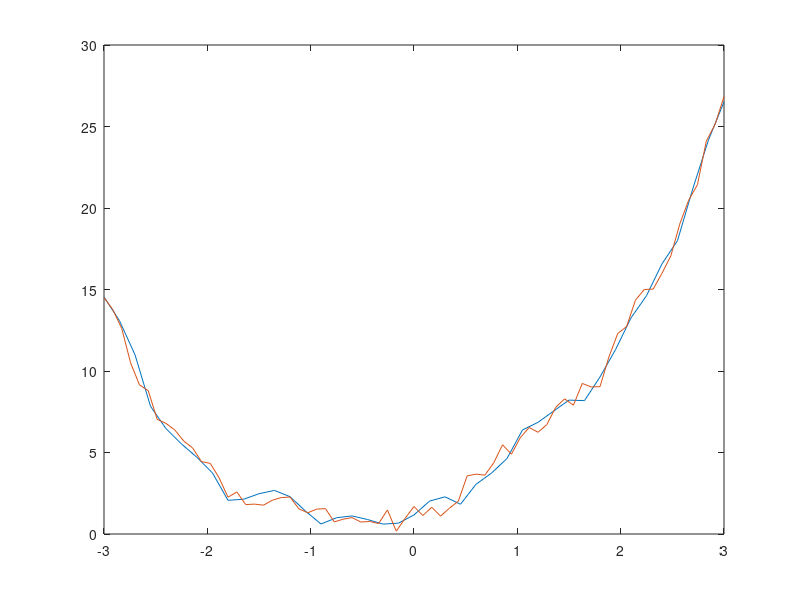
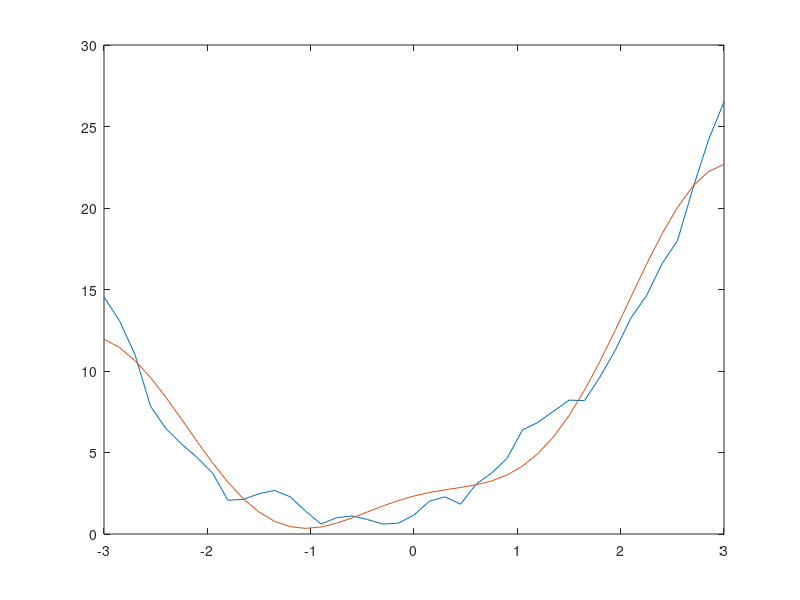
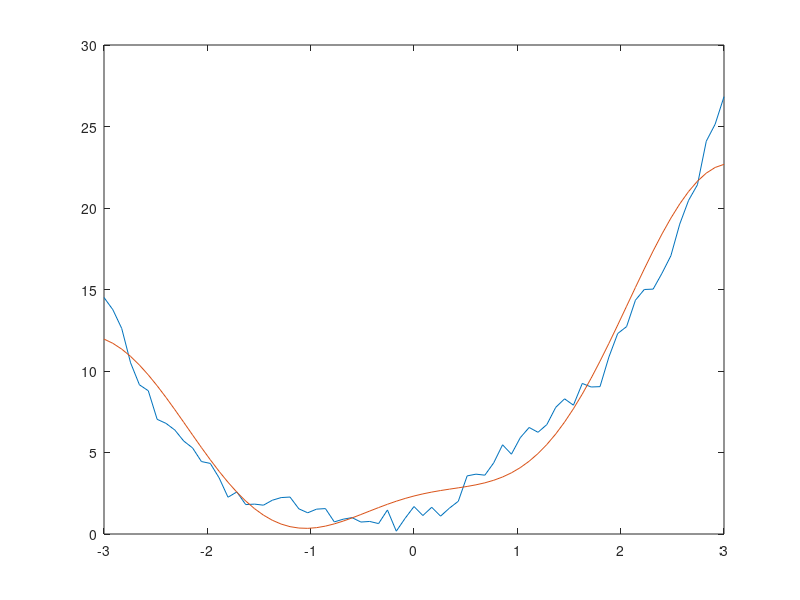

The MATLAB source for these figures, in order:
clear all;
load('lab3_01.mat')
Xid = id.X
Yid = id.Y
plot(Xid,Yid,val.X,val.Y)

n = 5; %number of gbf
N = length(id.X);
t=1:N;
xmin = id.X(1)
xmax = id.X(N)

domain = xmax-xmin

distance = domain / (n-1);
b = distance
c = xmin:distance:xmax;

for k=1:N
    for j=1:n
        phi(k,j) = exp(-((Xid(k)-c(j))^2)/(b^2));
    end
end

figure(2);
%plot(phi)

theta = phi\(Yid)';

yhat = phi * theta;

plot(Xid,Yid,Xid,yhat)

Xval = val.X;
Yval = val.Y;
N = length(Xval)
for k=1:N
    for j=1:n
        phi2(k,j) = exp(-((Xval(k)-c(j))^2)/(b^2));
    end
end

yhat2 = phi2 * theta
figure(3)
plot(Xval,Yval,Xval,yhat2)
